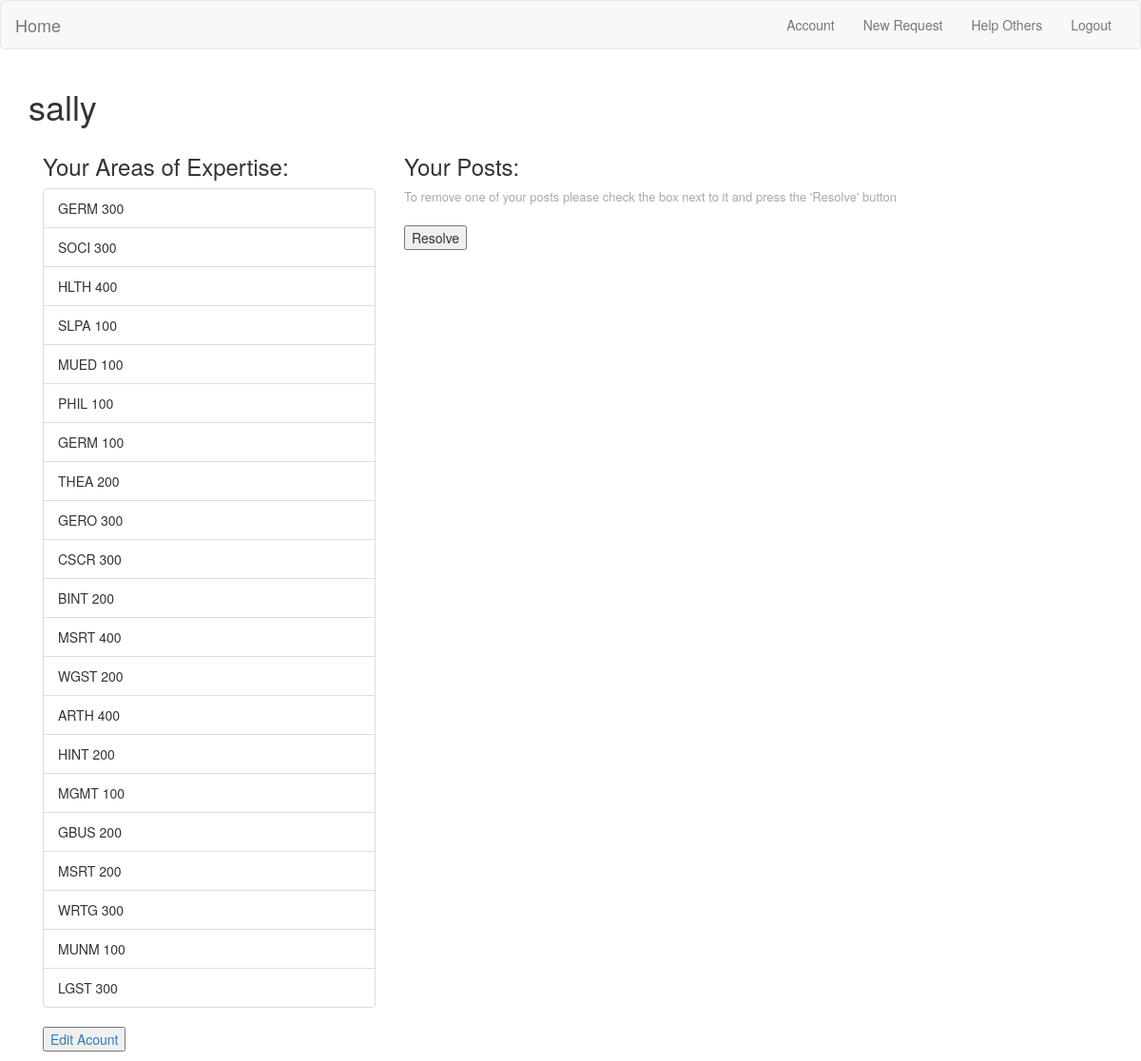
Page /account/sally (signed in) on the committed database.
### app/models.py (models this page shows, shortened)
class User(UserMixin, db.Model):
    id = db.Column(db.Integer, primary_key=True)
    name = db.Column(db.String(64), index=True, unique=True)
    email = db.Column(db.String(120), index=True, unique=True)
    class_year = db.Column(db.Integer)
    department = db.Column(db.String(120))
    sport = db.Column(db.String(64), index=True)
    sec_sport = db.Column(db.String(64))
    requests = db.relationship('Request', backref='author', lazy='dynamic')
    confirmed = db.Column(db.Boolean, nullable=False, default=False)
    password_hash = db.Column(db.String(128))
    fields = db.relationship('Expertise', secondary=uTe, lazy='dynamic',
                                backref=db.backref('users', lazy='dynamic'))

class Expertise(db.Model):
    id = db.Column(db.Integer, primary_key=True)
    course_prefix = db.Column(db.String(12), index=True)
    course_level = db.Column(db.Integer, index=True)
    requests = db.relationship("Request", backref="expertise", lazy="dynamic")
    def __repr__(self):
        return '{}'.format(self.course_prefix) + ' {}'.format(self.course_level)

### app/routes.py (the view)
@app.route('/account/<name>')
@login_required
def account(name):
    user = User.query.filter_by(name=name).first()
    return render_template('user.html', user=user)

### app/models.py (called while the page is built)
@login.user_loader
def load_user(id):
    return User.query.get(int(id))

### app/templates/user.html (shortened to what this page needs)
{% extends "base.html" %}
{%  block app_content %}
    <h1>{{ user.name }}</h1>
    <div class="col-md-4">
        <h3>Your Areas of Expertise:</h3>
        <ul class="list-group">
            {% for field in user.fields %}
            <li class="list-group-item">{{ field }}</li>
            {% endfor %}
        </ul>
        <p>
            <a href="{{ url_for('expertise') }}"><button type="button">Edit Acount</button></a>
        </p>
    </div>
    <div class="col-md-6">
        <h3>Your Posts:</h3>
        <span style="font-size:small;color:darkgray">To remove one of your posts please check the box next to it and press the 'Resolve' button</span><br>
        <button type="button" id="resolve">Resolve</button>
    </div>
{% endblock %}

### rows in the picture
User: name "sally"
Expertise: course_prefix+course_level "GERM 300"
Expertise: course_prefix+course_level "SOCI 300"
Expertise: course_prefix+course_level "HLTH 400"
Expertise: course_prefix+course_level "SLPA 100"
Expertise: course_prefix+course_level "MUED 100"
Expertise: course_prefix+course_level "PHIL 100"
Expertise: course_prefix+course_level "GERM 100"
Expertise: course_prefix+course_level "THEA 200"
Expertise: course_prefix+course_level "GERO 300"
Expertise: course_prefix+course_level "CSCR 300"
Expertise: course_prefix+course_level "BINT 200"
Expertise: course_prefix+course_level "MSRT 400"
Expertise: course_prefix+course_level "WGST 200"
Expertise: course_prefix+course_level "ARTH 400"
Expertise: course_prefix+course_level "HINT 200"
Expertise: course_prefix+course_level "MGMT 100"
Expertise: course_prefix+course_level "GBUS 200"
Expertise: course_prefix+course_level "MSRT 200"
Expertise: course_prefix+course_level "WRTG 300"
Expertise: course_prefix+course_level "MUNM 100"
Expertise: course_prefix+course_level "LGST 300"
